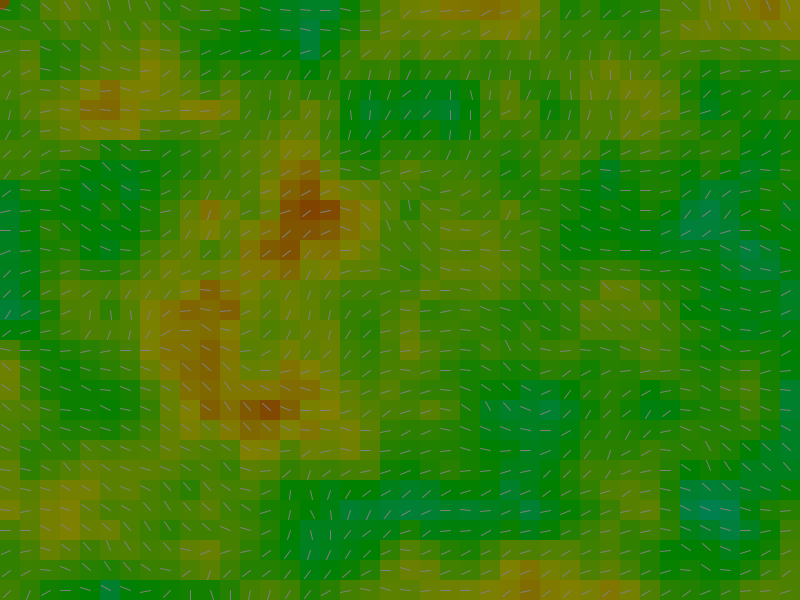
Frame 1 (no input)
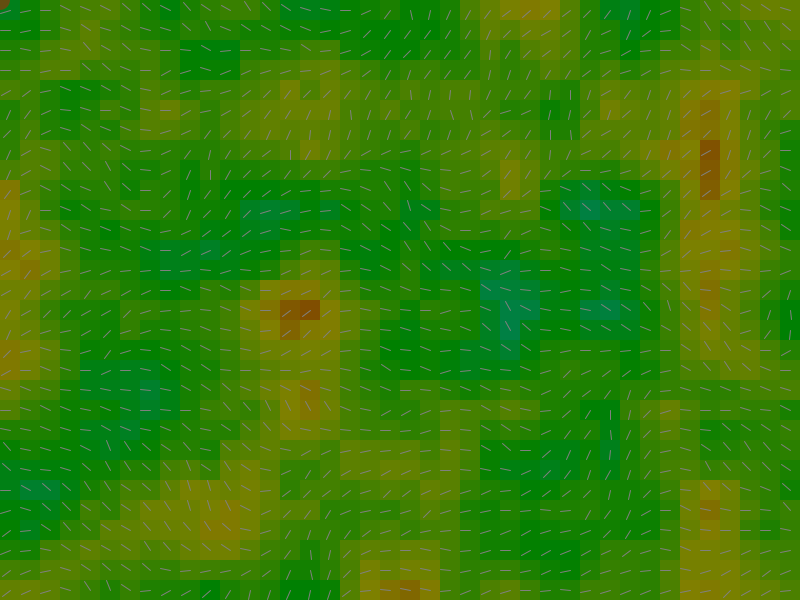
Frame 60 (the mouse pressed at the canvas centre just before this capture)
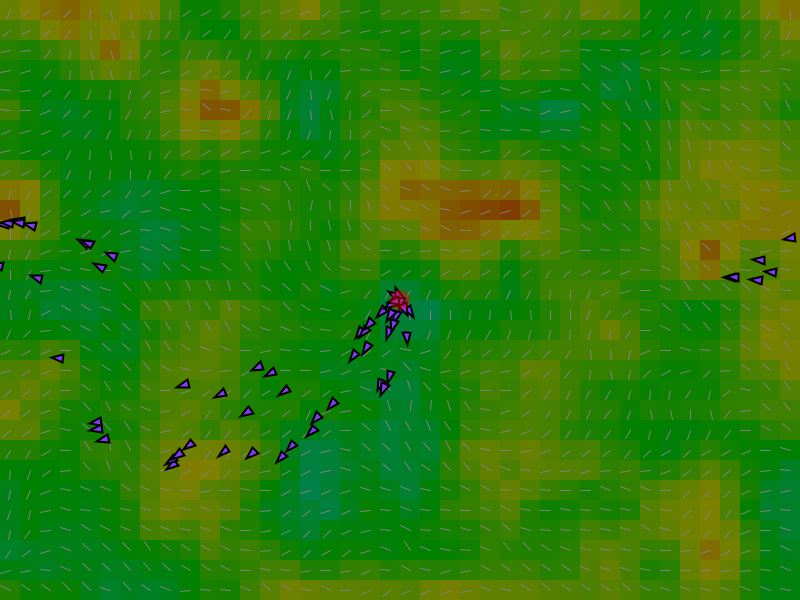
Frame 120 (the mouse held since frame 60 and released just before this capture)

The Processing sketch that drew these frames (run headless with seeded random() and noise(); from frame 60 on, the mouse is pressed at the canvas centre):

// Processing sketch: ejercicioCampoFlujoLlegada
// ── ejercicioCampoFlujoLlegada.pde
FlowField field;
ArrayList<Vehicle> vehicles;

void setup() {
  size(800, 600);
  background(0);
  field = new FlowField(20, 0.2, 1, 0.01, 0.05);
  vehicles = new ArrayList();
}

void draw() {
  background(0);
  field.update();
  field.display();
  for (Vehicle v : vehicles) {
    PVector f = field.getForce(v.pos.x, v.pos.y);
    println(f);
    v.applyForce(f);
    v.update();
    v.display();
  }
  if (mousePressed) {
    Vehicle v = new Vehicle(mouseX, mouseY, PVector.random2D());
    v.setWrapBorders(true);
    vehicles.add(v);    
  }
  fill(255, 0, 0, 100);
  noStroke();
  ellipse(mouseX, mouseY, 20, 20);
}
// ── FlowField.pde
class FlowField {
  PVector [][] grid;
  float resolution;
  int rows;
  int columns;
  float noiseResolution;
  float directionNoiseOffset;
  float directionChangeSpeed;
  float forceNoiseOffset;
  float forceChangeSpeed;
  float maxMag;

  FlowField(float resolution, float noiseResolution, float maxMag, float directionChangeSpeed, float forceChangeSpeed) {
    this.resolution = resolution;
    this.noiseResolution = noiseResolution;
    this.directionNoiseOffset = random(100);
    this.directionChangeSpeed = directionChangeSpeed;
    this.forceNoiseOffset = random(100);
    this.forceChangeSpeed = forceChangeSpeed;
    this.maxMag = maxMag;
    rows = (int)(height / resolution);
    columns = (int)(width / resolution);
    initGrid();
    updateVectors();
  }
  void initGrid() {
    grid = new PVector[rows][];
    for (int r = 0; r < rows; r++) {
      grid[r] = new PVector[columns];
    }
  }
  void updateVectors() {
    for (int r = 0; r < rows; r++) {
      for (int c = 0; c < columns; c++) {
        float angle = map(noise((float)r * noiseResolution, (float)c * noiseResolution, directionNoiseOffset), 0, 1, 0, TWO_PI);
        float mag = map(noise((float)r * noiseResolution, (float)c * noiseResolution, forceNoiseOffset), 0, 1, 0, maxMag);
        grid[r][c] = PVector.fromAngle(angle);
        grid[r][c].setMag(mag);
      }
    }
    directionNoiseOffset += directionChangeSpeed;
    forceNoiseOffset += forceChangeSpeed;
  }
  void update() {
    updateVectors();
  }
  void display() {
    for (int r = 0; r < rows; r++) {
      for (int c = 0; c < columns; c++) {
        displayVector(grid[r][c], c * resolution, r * resolution);
      }
    }
  }
  void displayVector(PVector vector, float x, float y) {
    PVector v = vector.copy();
    v.setMag(resolution / 2);
    pushMatrix();
    rectMode(CENTER);
    noStroke();
    colorMode(HSB);
    float hue = map(vector.mag(), 0, maxMag, 128, 0);
    color c = color(hue, 255, 255, 128);
    fill(c);
    colorMode(RGB);
    translate(x + resolution/2, y + resolution/2);
    rect(0, 0, resolution, resolution);
    strokeWeight(1);
    stroke(128);
    line(0, 0, v.x, v.y);
    fill(255);
    popMatrix();
  }
  PVector getForce(float x, float y) {
    if (x >= 0 && x <= width) {
      if (y >= 0 && y <= height) {
        int r = (int)(y / resolution);
        int c = (int)(x / resolution);
        return grid[r][c];
      }
    }
    return new PVector(0, 0);
  }
}
// ── Vehicle.pde
class Vehicle {
  PVector pos;
  PVector vel;
  PVector acc;
  float mass;
  float maxSpeed;
  float maxForce;
  float arrivalRadius;

  float r;
  color c;
  boolean wrapBorders;

  Vehicle(float x, float y, PVector vel) {
    pos = new PVector(x, y);
    this.vel = vel;
    acc = new PVector(0, 0);
    mass = 1;
    r = 4;
    maxSpeed = 10;
    maxForce = 0.05;
    c = color(128, 58, 250);
    arrivalRadius = 200;
    wrapBorders = false;
  }
  void update() {
    vel.add(acc);
    vel.limit(maxSpeed);
    pos.add(vel);
    acc.mult(0);
    borders();
  }
  void applyForce(PVector force) {
    PVector f = PVector.div(force, mass);
    acc.add(f);
  }
  void seek(PVector target) {
    PVector desired = PVector.sub(target, pos);
    desired.setMag(maxSpeed);
    PVector steering = PVector.sub(desired, vel);
    steering.limit(maxForce);
    applyForce(steering);
  }
  void arrive(PVector target) {
    PVector desired = PVector.sub(target, pos);
    float d = desired.mag();
    d = constrain(d, 0, arrivalRadius);
    float speed = map(d, 0, arrivalRadius, 0, maxSpeed);
    desired.setMag(speed);
    PVector steering = PVector.sub(desired, vel);
    steering.limit(maxForce);
    applyForce(steering);
  }
  void follow(PVector desired) {
    desired.setMag(maxSpeed);
    PVector steering = PVector.sub(desired, vel);
    steering.limit(maxForce);
    applyForce(steering);
  }
  void display() {
    float ang = vel.heading();
    stroke(0);
    strokeWeight(2);
    fill(c);
    pushMatrix();
    translate(pos.x, pos.y);
    rotate(ang);
    beginShape();
    vertex(r * 3, 0);
    vertex(0, -r);
    vertex(0, r);
    endShape(CLOSE);
    popMatrix();
  }
  void setWrapBorders(boolean wrap) {
    wrapBorders = wrap;
  }
  void borders() {
    if (wrapBorders) {
      pos.x = (pos.x + width) % width;
      pos.y = (pos.y + height) % height;
    }
  }
}
